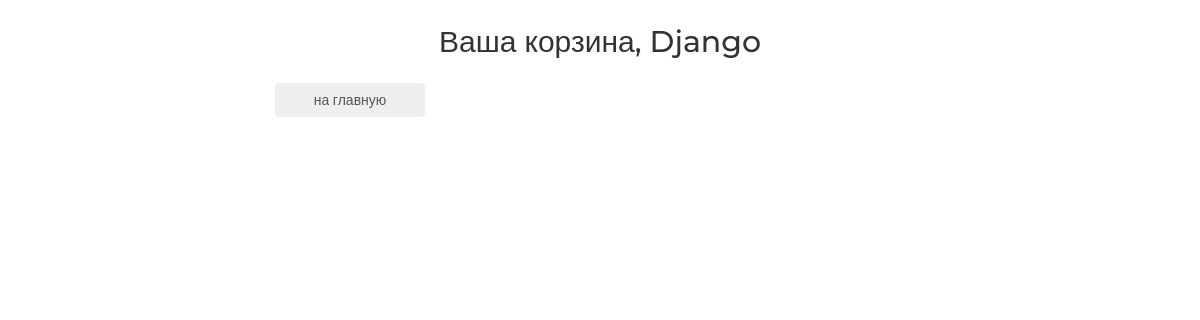
Before: /basket/ (signed in) with the older database file.
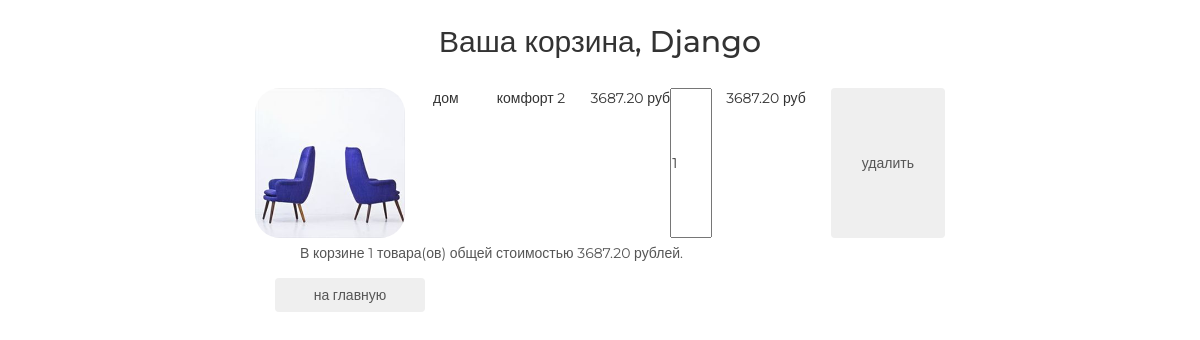
After: the same page with the newer database file.
### basketapp/models.py (models this page shows, shortened)
class Basket(models.Model):
    user = models.ForeignKey(settings.AUTH_USER_MODEL, on_delete=models.CASCADE, related_name='basket')
    product = models.ForeignKey(Product, on_delete=models.CASCADE)
    quantity = models.PositiveSmallIntegerField(verbose_name='количество', default=0)
    add_datetime = models.DateTimeField(auto_now_add=True, verbose_name='время')
    @property
    def product_cost(self):
        return self.product.price * self.quantity
    @property
    def total_quantity(self):
        _items = Basket.objects.filter(user=self.user)
        _totalquantity = sum(list(map(lambda x: x.quantity, _items)))
        return _totalquantity
    @property
    def total_cost(self):
        _items = Basket.objects.filter(user=self.user)
        _totalcost = sum(list(map(lambda x: x.product_cost, _items)))
        return _totalcost

### mainapp/models.py (models this page shows, shortened)
class Product(models.Model):
    category = models.ForeignKey(ProductCategory, on_delete=models.CASCADE)
    name = models.CharField(max_length=128, verbose_name='имя')
    image = models.ImageField(upload_to='products_images', blank=True)
    short_desc = models.CharField(max_length=64, verbose_name='краткое описание', blank=True)
    description = models.TextField(blank=True, verbose_name='описание')
    price = models.DecimalField(verbose_name='цена', max_digits=8, decimal_places=2, default=0)
    quantity = models.PositiveSmallIntegerField(verbose_name='количество на складе', default=0)
    is_active = models.BooleanField(verbose_name='активность', default=True)

class ProductCategory(models.Model):
    name = models.CharField(max_length=64, unique=True, verbose_name='имя')
    description = models.TextField(verbose_name='описание', blank=True)
    is_active = models.BooleanField(verbose_name='активность', default=True)

### authapp/models.py (models this page shows, shortened)
class ShopUser(AbstractUser):
    avatar = models.ImageField(upload_to='users_avatars', blank=True)
    age = models.PositiveSmallIntegerField(verbose_name='возраст', default=18)
    activation_key = models.CharField(max_length=128, blank=True)
    activation_key_expires = models.DateTimeField(auto_now_add=True, blank=True, null=True)

### basketapp/views.py (the view)
# urls.py: path('', basketapp.basket, name='view'),
@login_required
def basket(request):
    title = 'Корзина'
    basket_items = Basket.objects.filter(user=request.user).order_by('product__category')
    content = {
        'title': title,
        'basket_items': basket_items
    }
    return render(request, 'basketapp/basket.html', content)

### mainapp/context_processors.py (called while the page is built)
def basket(request):
    print(f'context processor basket works')
    basket_list = []
    if request.user.is_authenticated:
        basket_list = Basket.objects.filter(user=request.user)
    return {
        'basket': basket_list
    }

### basketapp/templates/basketapp/basket.html
{% extends 'basketapp/base.html' %}
{% load static %}
{% block content %}
    <div class="basket_list">
        {% include 'basketapp/includes/inc_basket_list.html' %}
    </div>
    <button class="btn btn-round">
        <a href="{% url 'main' %}">на главную</a>
    </button>
{% endblock %}

### basketapp/templates/basketapp/includes/inc_basket_list.html
{% for item in basket_items %}
    <div class="basket_record">
        <img src="/media/{{ item.product.image }}"
             alt="{{ item.product.short_desc }}">
        <span class="category_name">{{ item.product.category.name }}</span>
        <span class="product_name">{{ item.product.name }}</span>
        <span class="product_price">{{ item.product.price }}&nbspруб</span>
        <input type="number" name="{{ item.pk }}" min="0" value="{{ item.quantity }}">
        <span class="product_cost">{{ item.product_cost }}&nbspруб</span>
        <button class="btn btn-round">
            <a href="{% url 'basket:remove' item.pk %}" class="">
                удалить
            </a>
        </button>
    </div>
{% endfor %}
{% if basket_items %}
    <div class="basket_summary">
        В корзине {{ basket_items.0.total_quantity }} товара(ов) общей стоимостью
        {{ basket_items.0.total_cost }} рублей.
    </div>
{% endif %}

Changed rows visible on the page:
added Basket: product.image (picture), product.category.name "дом", product.name "комфорт 2", product.price "3687.20", quantity "1", product_cost "3687.20", user+quantity "1", user+product+quantity "3687.20"
Other visible differences:
text now shown: "В корзине товара(ов) общей стоимостью рублей."
